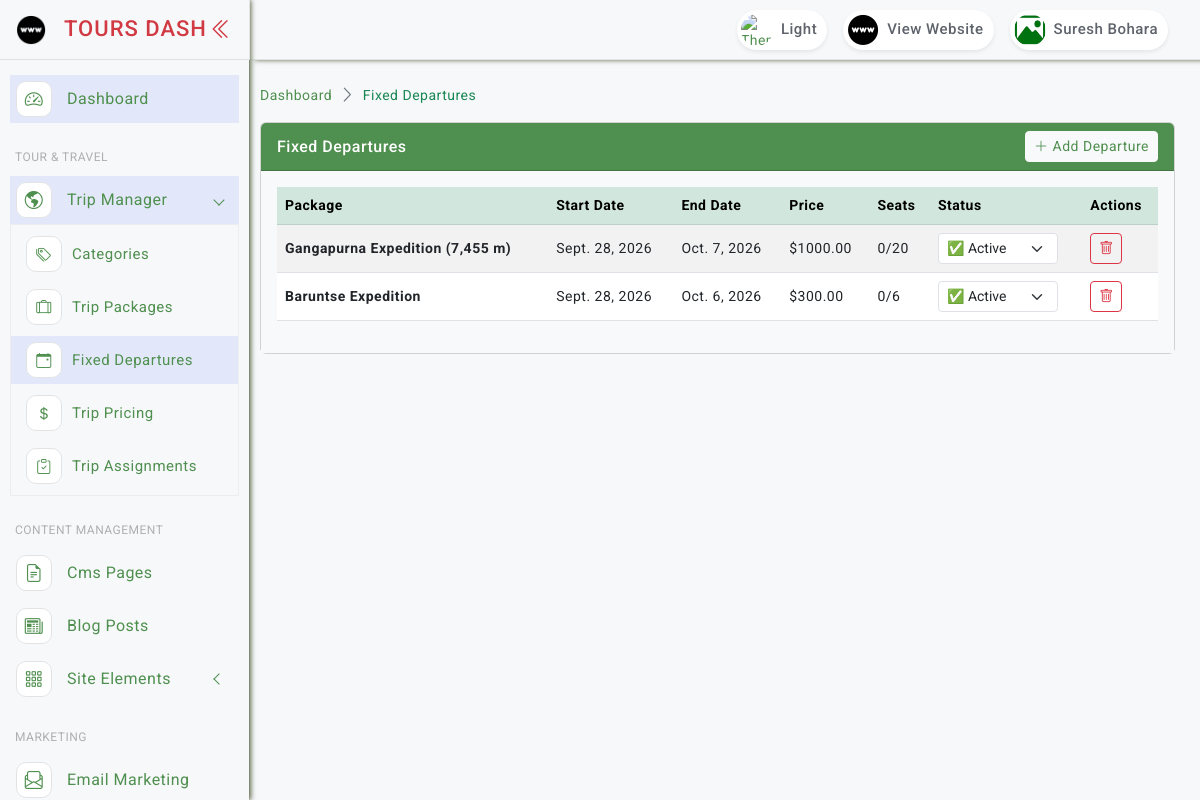
Screenshot of /packages/fixed-departures/ (signed in) with the database file from the repository.
### accounts/models.py (models this page shows, shortened)
class AdminUser(AbstractBaseUser, PermissionsMixin):
    name = models.CharField(max_length=255)
    email = models.EmailField(unique=True)
    mobile = models.CharField(max_length=20, blank=True, null=True)
    address = models.TextField(blank=True, null=True)
    gender = models.CharField(max_length=20, blank=True, null=True)
    details = models.TextField(blank=True, null=True)
    image = models.ImageField(upload_to='admin_profiles/', null=True, blank=True, default='noimage.png')
    status = models.BooleanField(default=True)
    last_login_at = models.DateTimeField(null=True, blank=True)
    created_at = models.DateTimeField(auto_now_add=True)
    updated_at = models.DateTimeField(auto_now=True)
    is_active = models.BooleanField(default=True)
    is_staff = models.BooleanField(default=False)
    objects = AdminUserManager()
    USERNAME_FIELD = 'email'
    REQUIRED_FIELDS = ['name']
    @property
    def image_url(self):
        if self.image and str(self.image) != 'noimage.png':
            return self.image.url
        return '/static/asset/images/noimage.png'

### packages/models.py (models this page shows, shortened)
class FixedDeparture(models.Model):
    package = models.ForeignKey(Package, on_delete=models.CASCADE, related_name='fixed_departures')
    start_date = models.DateField()
    end_date = models.DateField()
    discount_price = models.DecimalField(max_digits=10, decimal_places=2, blank=True, null=True)
    max_seats = models.PositiveIntegerField(default=0)
    booked_seats = models.PositiveIntegerField(default=0)
    description = models.TextField(blank=True, null=True)
    status = models.CharField(max_length=50, default='active')
    created_at = models.DateTimeField(auto_now_add=True)
    updated_at = models.DateTimeField(auto_now=True)

class Package(models.Model):
    name = models.CharField(max_length=255)
    slug = models.SlugField(max_length=255, unique=True, blank=True)
    image = models.ImageField(upload_to='packages/', blank=True, null=True)
    feature_image = models.ImageField(upload_to='packages/features/', blank=True, null=True)
    gallery = models.JSONField(default=list, blank=True)
    map = models.TextField(blank=True, null=True)
    trip_previous_price = models.DecimalField(max_digits=10, decimal_places=2, blank=True, null=True)
    trip_price = models.DecimalField(max_digits=10, decimal_places=2, blank=True, null=True)
    group_size_price = models.JSONField(default=list, blank=True)
    excerpt = models.TextField(blank=True, null=True)
    description = models.TextField(blank=True, null=True)
    content = models.TextField(blank=True, null=True)
    highlight_key = models.JSONField(default=list, blank=True)
    included_data = models.JSONField(default=list, blank=True)
    excluded_data = models.JSONField(default=list, blank=True)
    faqs = models.JSONField(default=list, blank=True)
    itinerary_data = models.JSONField(default=list, blank=True)
    general = models.JSONField(default=list, blank=True)
    lower_body = models.JSONField(default=list, blank=True)
    upper_body = models.JSONField(default=list, blank=True)
    footwear = models.JSONField(default=list, blank=True)
    accessories = models.JSONField(default=list, blank=True)
    activities = models.JSONField(default=list, blank=True)
    duration = models.CharField(max_length=100, blank=True, null=True)
    transportation = models.CharField(max_length=100, blank=True, null=True)
    trip_grading = models.CharField(max_length=100, blank=True, null=True)
    max_altitude = models.CharField(max_length=100, blank=True, null=True)
    accommodation = models.CharField(max_length=100, blank=True, null=True)
    meals = models.CharField(max_length=100, blank=True, null=True)
    best_season = models.CharField(max_length=100, blank=True, null=True)
    view_count = models.PositiveIntegerField(default=0)
    status = models.BooleanField(default=True)
    order_level = models.PositiveIntegerField(default=0)
    display_on = models.CharField(max_length=50, blank=True, null=True)
    meta_title = models.CharField(max_length=255, blank=True, null=True)
    meta_keywords = models.CharField(max_length=500, blank=True, null=True)
    meta_description = models.TextField(blank=True, null=True)
    created_at = models.DateTimeField(auto_now_add=True)
    updated_at = models.DateTimeField(auto_now=True)
    categories = models.ManyToManyField(Category, related_name='packages', blank=True)
    class Meta:
        ordering = ['order_level', '-created_at']
        indexes = [models.Index(fields=['status', 'order_level'])]

### packages/views.py (the view)
# urls.py: path('fixed-departures/', views.fixed_departure_list, name='fixed_departure_list'),
@login_required
def fixed_departure_list(request):
    items = FixedDeparture.objects.select_related('package').all()
    return render(request, 'admin/packages/fixed_departures.html', {'items': items})

### core/context_processors.py (called while the page is built)
def global_settings(request):
    setting = SiteSetting.get_instance()
    footer_categories = Category.objects.filter(
        parent__isnull=True,
        status=True
    ).prefetch_related('children').order_by('order_level')[:4]
    footer_pages = Page.objects.filter(status=True).order_by('order_level')[:4]
    footer_experts = Team.objects.filter(status=True).order_by('order_level')[:4]
    trekking_regions = Category.objects.filter(parent__slug='trekking', status=True).order_by('order_level')[:4]
    return {
        'setting': setting,
        'global_categories': footer_categories,
        'global_pages': footer_pages,
        'footer_experts': footer_experts,
        'trekking_regions': trekking_regions,
    }

### templates/admin/packages/fixed_departures.html (shortened to what this page needs)
{% extends "layouts/base.html" %}
{% load static %}
{% block content %}
<div class="page-breadcrumb d-none d-sm-flex align-items-center mb-3">
    <nav aria-label="breadcrumb">
        <ol class="breadcrumb mb-0 p-0">
            <li class="breadcrumb-item"><a href="{% url 'core:dashboard' %}">Dashboard</a></li>
            <li class="breadcrumb-item active">Fixed Departures</li>
        </ol>
    </nav>
</div>
<div class="card mb-4">
    <div class="card-header bg-custom text-white d-flex align-items-center justify-content-between py-2">
        <h6 class="mb-0"> Fixed Departures</h6>
        <a href="{% url 'packages:fixed_departure_add' %}" class="btn btn-light btn-sm"><i class="bi bi-plus-lg"></i> Add Departure</a>
    </div>
    <div class="card-body bg-light p-3">
        <div class="table-responsive">
            <table class="table table-hover table-striped align-middle">
                <thead class="table-success">
                    <tr>
                        <th>Package</th>
                        <th>Start Date</th>
                        <th>End Date</th>
                        <th>Price</th>
                        <th>Seats</th>
                        <th>Status</th>
                        <th>Actions</th>
                    </tr>
                </thead>
                <tbody>
                    {% for dep in items %}
                    <tr>
                        <td><strong>{{ dep.package.name }}</strong></td>
                        <td>{{ dep.start_date }}</td>
                        <td>{{ dep.end_date }}</td>
                        <td>${{ dep.discount_price|default:"-" }}</td>
                        <td>{{ dep.booked_seats }}/{{ dep.max_seats }}</td>
                        <td>
                            <select class="form-select form-select-sm dep-status" data-id="{{ dep.id }}" style="width: 120px;">
                                <option value="active" {% if dep.status == 'active' %}selected{% endif %}>✅ Active</option>
                            </select>
                        </td>
                        <td>
                            <form action="{% url 'packages:fixed_departure_delete' dep.id %}" method="POST" id="deleteDep{{ dep.id }}" style="display:inline;">
                                <button type="button" class="btn btn-outline-danger btn-sm" onclick="confirmDelete(event, 'deleteDep{{ dep.id }}')"><i class="bi bi-trash"></i></button>
                            </form>
                        </td>
                    </tr>
                    {% empty %}
                    <tr><td colspan="7" class="text-center py-4 text-muted">No departures found</td></tr>
                    {% endfor %}
                </tbody>
            </table>
        </div>
    </div>
</div>
{% endblock %}

### templates/includes/admin/header.html (shortened to what this page needs)
{% load static %}
<header class="top-header">
    <nav class="navbar navbar-expand">
        <div class="top-navbar-right ms-3 ms-auto">
            <ul class="navbar-nav align-items-center">
                <li class="nav-item">
                    <a id="darkModeButton" class="nav-link" href="javascript:void(0);" aria-label="Toggle Dark Mode">
                        <div class="user-setting d-flex align-items-center gap-1">
                            <img id="moonIcon" src="{% static 'asset/images/moon_light.png' %}" class="user-img" alt="Theme">
                            <div class="user-name d-none d-sm-block">Light</div>
                        </div>
                    </a>
                </li>
                <li class="nav-item">
                    <a class="nav-link" href="/" target="_blank">
                        <div class="user-setting d-flex align-items-center gap-1">
                            <img src="{% static 'asset/images/website.png' %}" class="user-img" alt="Website">
                            <div class="user-name d-none d-sm-block">View Website</div>
                        </div>
                    </a>
                </li>
                <li class="nav-item dropdown dropdown-large">
                    <a class="nav-link dropdown-toggle dropdown-toggle-nocaret" href="#" data-bs-toggle="dropdown" aria-expanded="false">
                        <div class="user-setting d-flex align-items-center gap-1">
                            <img src="{{ request.user.image_url }}" class="user-img" alt="User">
                            <div class="user-name d-none d-sm-block">{{ request.user.name|default:"Admin" }}</div>
                        </div>
                    </a>
                </li>
            </ul>
        </div>
    </nav>
</header>

### static/asset/css/style.css (style rules this page uses)
body { font-size: 14px; color: #4c5258; letter-spacing: .5px; font-family: Roboto, sans-serif; background-color: #f7f8fa; overflow-x: hidden; }
a { text-decoration: none; }
::placeholder { opacity: 0.4 !important; }
.top-header .navbar { box-shadow: 5px 0 5px rgb(93 105 72); position: fixed; top: 0; left: 250px; right: 0; background-color: #f7f8fa; border-bottom: 1px solid #e2e3e4; background-clip: padding-box; height: 60px; z-index: 10; padding: 0 1.5rem; transition: all .2s; }
.top-header .navbar .user-setting { height: 40px; border-radius: 30px; background-color: #fff; box-shadow: 0 0.125rem 0.25rem rgb(0 0 0 / 8%); }
.dropdown-toggle-nocaret:after { display: none }
.top-header .navbar .dropdown-large { position: relative }
.top-header .navbar .user-img { width: 40px; height: 40px; padding: 4px; border-radius: 50%; }
.top-header .navbar .user-name { font-size: 15px; color: #5e636b; font-weight: 500; padding-right: 10px; }
.table-responsive { white-space: nowrap; }
.page-breadcrumb .breadcrumb-item+.breadcrumb-item::before { display: inline-block; padding-right: .5rem; color: #6c757d; font-family: LineIcons; content: "\ea5c"; }
.page-breadcrumb .breadcrumb li.breadcrumb-item { font-size: 15spx; }
.breadcrumb-item.active { color: #198754!important; }
.bg-custom { background-color: #4f8f4f; }

### static/asset/css/custom.css (style rules this page uses)
a { color: #4f8f4f!important; }
.card-header { border-radius: none!important; }

### static/asset/css/dark-theme.css (style rules this page uses)
html.dark-theme .menu-title,a { color: #ffffff; }

### rows the page displays
AdminUser: user.image_url (placeholder picture), user.name "Suresh Bohara"
FixedDeparture: package.name "Gangapurna Expedition (7,455 m)", start_date "Sept. 28, 2026", end_date "Oct. 7, 2026", discount_price "1000.00", booked_seats "0", max_seats "20", status+id "✅ Active"
FixedDeparture: package.name "Baruntse Expedition", start_date "Sept. 28, 2026", end_date "Oct. 6, 2026", discount_price "300.00", booked_seats "0", max_seats "6", status+id "✅ Active"
